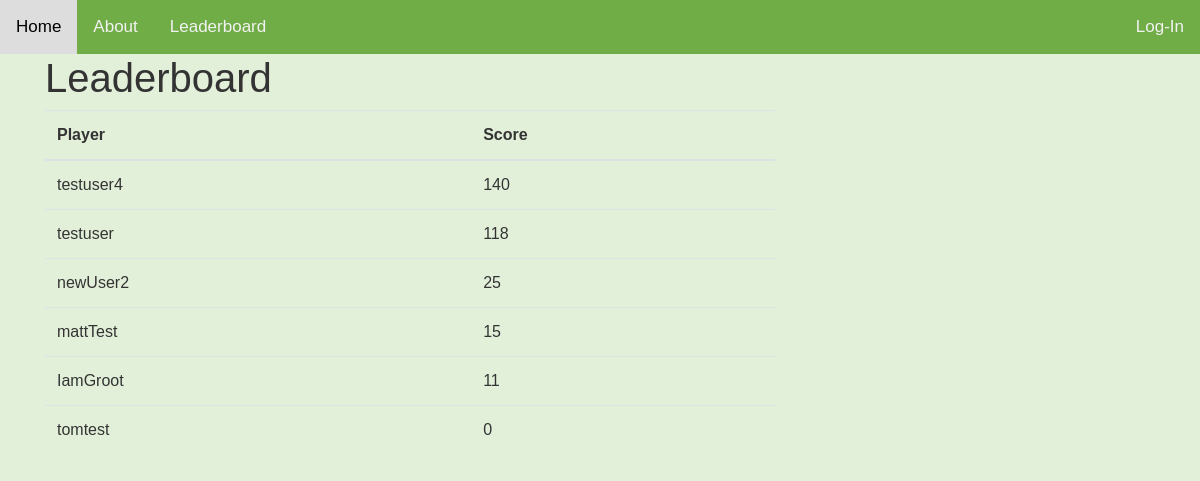
The page /leaderboard/ on the database as committed earlier.
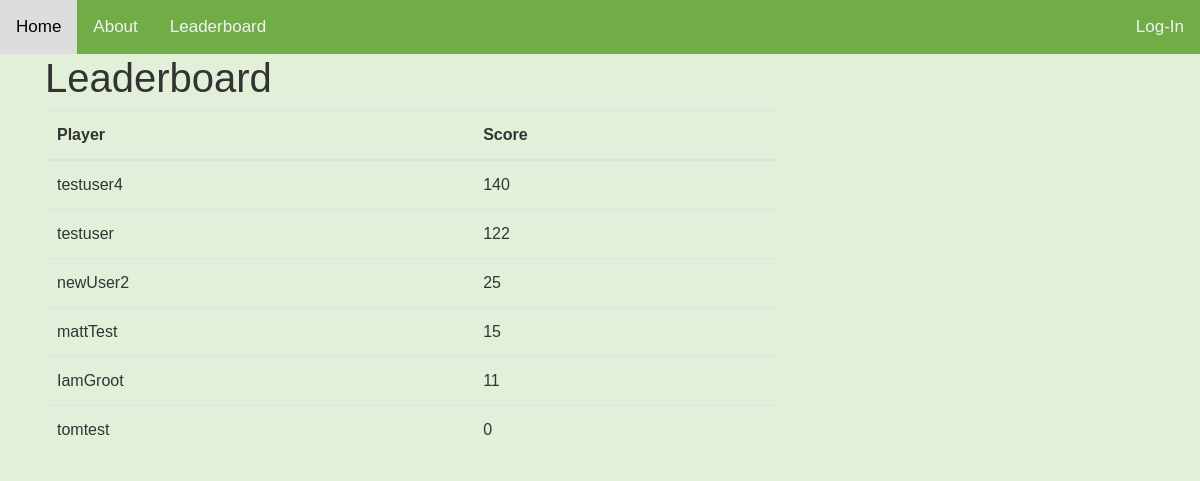
The same page on the database as committed later.
### users/models.py (models this page shows, shortened)
class Profile(models.Model):
    user = models.OneToOneField(User, on_delete=models.CASCADE)
    image = models.ImageField(default='default.jpg', upload_to='profile_pics')
    score = models.IntegerField(default=0)
    userRank = models.IntegerField(default=0)

### Food_Scanner/views.py (the view)
# urls.py: path('leaderboard/', views.leaderboard, name='Food_Scanner-leaderboard'),
def leaderboard(request):
    '''Users profile from user.models table loaded into d and ordered DESC by score '''
    d = Profile.objects.order_by('-score')
    return render(request, 'Food_Scanner/leaderboard.html', locals())

### Food_Scanner/templates/Food_Scanner/leaderboard.html
{% extends "Food_Scanner/base.html" %}
{% block content %}
    <h1>Leaderboard</h1>
    <table class="table">
  <thead>
    <tr>
      <th scope="col">Player</th>
      <th scope="col">Score</th>
    </tr>
  </thead>
  <tbody>
    {% for i in d %}
      <tr>
      <td>{{ i.user }}</td>
      <td>{{ i.score }}</td>
      </tr>
    {%  endfor %}
  </tbody>
    </table>
    </body>
{% endblock content%}

Rows that differ between the two databases and show on the page:
changed Profile "testuser": score "118" → "122"
